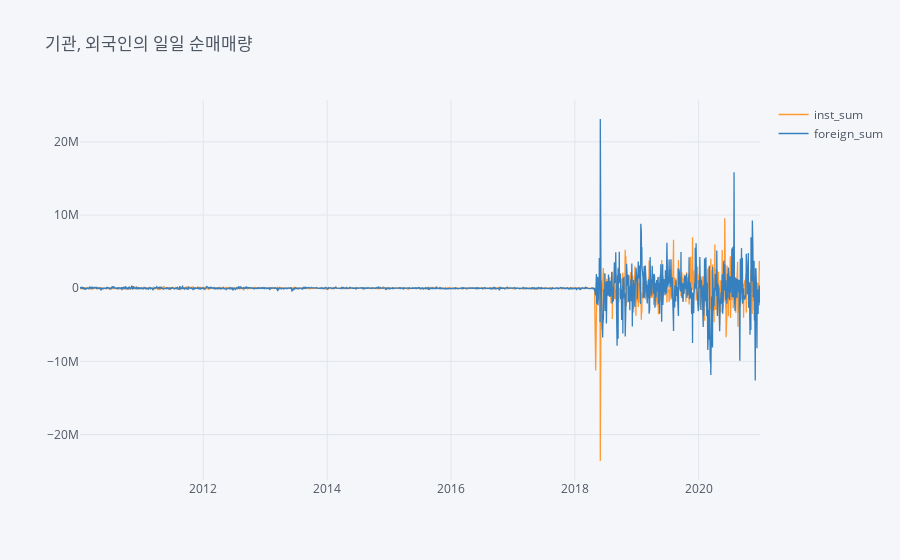

The notebook cell saved with this chart:
### Code cell
dfPlot.iplot(x='Date', y=['inst_sum','foreign_sum'], title = "기관, 외국인의 일일 순매매량")

### Figure 1 — Plotly figure (JSON) as saved in the notebook; plotly's stock layout.template omitted (floating-point values rounded to 4 significant figures; data arrays with more than 128 entries replaced by an {"elided": "..."} marker saying what was removed)
{"data": [{"line": {"color": "rgba(255, 153, 51, 1.0)", "dash": "solid", "shape": "linear", "width": 1.3}, "mode": "lines", "name": "inst_sum", "text": "", "type": "scatter", "x": {"elided": "2709 str values"}, "y": {"elided": "2709 int values"}}, {"line": {"color": "rgba(55, 128, 191, 1.0)", "dash": "solid", "shape": "linear", "width": 1.3}, "mode": "lines", "name": "foreign_sum", "text": "", "type": "scatter", "x": {"elided": "2709 str values"}, "y": {"elided": "2709 int values"}}], "layout": {"legend": {"bgcolor": "#F5F6F9", "font": {"color": "#4D5663"}}, "paper_bgcolor": "#F5F6F9", "plot_bgcolor": "#F5F6F9", "title": {"font": {"color": "#4D5663"}, "text": "기관, 외국인의 일일 순매매량"}, "xaxis": {"gridcolor": "#E1E5ED", "showgrid": true, "tickfont": {"color": "#4D5663"}, "title": {"font": {"color": "#4D5663"}, "text": ""}, "zerolinecolor": "#E1E5ED"}, "yaxis": {"gridcolor": "#E1E5ED", "showgrid": true, "tickfont": {"color": "#4D5663"}, "title": {"font": {"color": "#4D5663"}, "text": ""}, "zerolinecolor": "#E1E5ED"}}}
